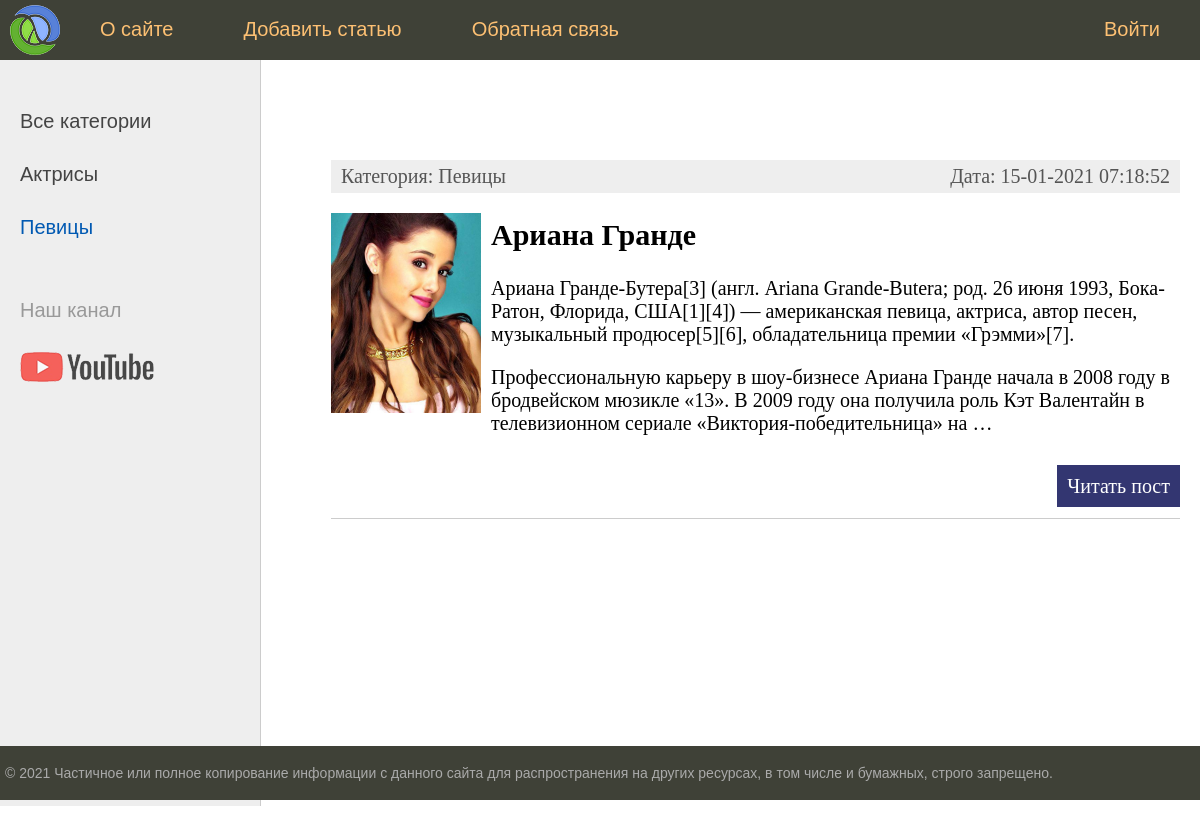
The app's page /category/2/ with its own data.
### women/models.py (models this page shows, shortened)
class Category(models.Model):
    name = models.CharField(max_length=100, db_index=True, verbose_name="Категория")
    def __str__(self):
        return self.name
    def get_absolute_url(self):
        return reverse('category', kwargs={'cat_id': self.pk})
    class Meta:
        verbose_name = 'Категория'
        verbose_name_plural = 'Категории'
        ordering = ['id']

class Women(models.Model):
    title = models.CharField(max_length=255, verbose_name="Заголовок")
    content = models.TextField(blank=True, verbose_name="Текст статьи")
    photo = models.ImageField(upload_to="photos/%Y/%m/%d/", verbose_name="Фото")
    time_create = models.DateTimeField(auto_now_add=True, verbose_name="Время создания")
    time_update = models.DateTimeField(auto_now=True, verbose_name="Время изменения")
    is_published = models.BooleanField(default=True, verbose_name="Публикация")
    cat = models.ForeignKey('Category', on_delete=models.PROTECT, null=True, verbose_name="Категории")
    def get_absolute_url(self):
        return reverse('post', kwargs={'post_id': self.pk})
    class Meta:
        verbose_name = 'Известные женщины'
        verbose_name_plural = 'Известные женщины'
        ordering = ['-time_create', 'title']

### women/views.py (the view)
# urls.py: path('category/<int:cat_id>/', show_category, name='category'),
def show_category(request, cat_id):
    posts = Women.objects.filter(cat_id=cat_id)
    if len(posts) == 0:
        raise Http404()
    context = {
        'posts': posts,
        'menu': menu,
        'title': 'Отображение по рубрикам',
        'cat_selected': cat_id,
    }
    return render(request, 'women/index.html', context=context)

### women/templatetags/women_tags.py (called while the page is built)
@register.inclusion_tag('women/list_categories.html')
def show_categories(sort=None, cat_selected=0):
    if not sort:
        cats = Category.objects.all()
    else:
        cats = Category.objects.order_by(sort)
    return {'cats': cats, 'cat_selected': cat_selected}

### women/templates/women/index.html (shortened to what this page needs)
{% extends 'women/base.html' %}
{% block content %}
<ul class="list-articles">
	{% for p in posts %}
			<li><div class="article-panel">
	<p class="first">Категория: {{p.cat}}</p>
	<p class="last">Дата: {{p.time_update|date:"d-m-Y H:i:s"}}</p>
</div>
{% if p.photo %}
	<p><img class="img-article-left thumb" src="{{p.photo.url}}"></p>
{% endif %}
				<h2>{{p.title}}</h2>
	{% autoescape on %}
	{{p.content|linebreaks|truncatewords:50}}
	{% endautoescape %}
			<p class="link-read-post"><a href="{{ p.get_absolute_url }}">Читать пост</a></p>
			</li>
	{% endfor %}
</ul>
{% endblock %}

### women/templates/women/list_categories.html
{% for c in cats %}
	{% if c.pk == cat_selected %}
		<li class="selected">{{c.name}}</li>
	{% else %}
		<li><a href="{{ c.get_absolute_url }}">{{c.name}}</a></li>
	{% endif %}
{% endfor %}

### women/static/women/css/styles.css (style rules this page uses)
html, body { font-family: 'Arial'; margin: 0; padding: 0; height: 100%; width: 100%; color: #444; }
a { color: #0059b2; text-decoration: none; }
img { max-width: 600px; height: auto; }
img.img-article-left { max-width: 300px; height: auto; float: left; padding: 0 10px 10px 0; }
img.img-article-left.thumb { max-width: 150px; height: auto; }
p.link-read-post { text-align: right; }
p.link-read-post a { padding: 10px; min-width: 100px; background: #333671; color: #fff; text-decoration: none; }
div.article-panel { background: #eee; padding: 5px 10px 5px 10px; box-sizing border-box; overflow: hidden; color: #555; }
div.article-panel p.first { margin: 0; float: left; }
div.article-panel p.last { margin: 0; float: right; }
ul.list-articles { list-style: none; margin: 0; padding: 0; }
ul.list-articles li { border-bottom: 1px solid #ccc; }
.left-chapters ul li { margin: 30px 0 0 0; color: #999; }
.left-chapters ul li.selected { color: #0059b2; }
.left-chapters ul li a { color: #444; text-decoration: none; }

### records on screen
Category: name "Актрисы"
Category: name "Певицы"
Women: cat "Певицы", time_update "15-01-2021 07:18:52", photo (picture), title "Ариана Гранде", content "Ариана Гранде-Бутера[3] (англ. Ariana Grande-Butera; род. 26 июня 1993, Бока-Ратон, Флорида, США[1][4]) — американская певица, актриса, автор песен, музыкальный продюсер[5][6], обладательница премии «Грэмми»[7]. Профессиональную карьеру в шоу-бизнесе Ариана Гранде начала в 2008 году в бродвейском мюзикле «13». В 2009 году она получила роль Кэт Валентайн в телевизионном сериале «Виктория-победительница» на …"

### other values on screen
{{ m.title }} "О сайте" "Добавить статью" "Обратная связь"
{{ m.title }} "Войти"
